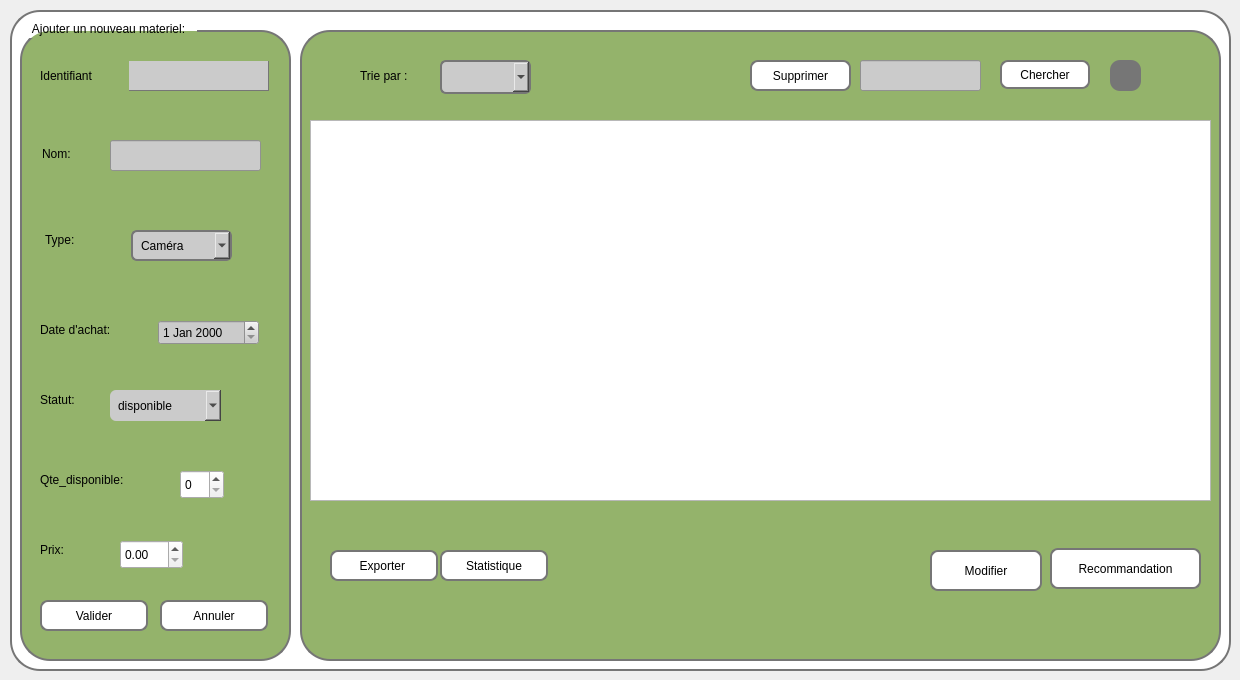
          <widget class="QWidget" name="tab_7">
           <attribute name="title">
            <string>Accueil</string>
           </attribute>
           <widget class="QGroupBox" name="groupBox_16">
            <property name="geometry">
             <rect>
              <x>10</x>
              <y>0</y>
              <width>1221</width>
              <height>671</height>
             </rect>
            </property>
            <property name="styleSheet">
             <string notr="true">QGroupBox {  /* new soft pink background */ border: 2px solid #bd22ff; /* purple border */ border-radius: 30px; margin-top: 10px; padding: 10px; border-color: rgb(118, 118, 118);
	background-color: rgb(255, 255, 255);
 } QGroupBox::title { subcontrol-origin: margin; subcontrol-position: top left; padding: 2px 10px; color: #bd22ff; /* purple title text */ font-weight: bold; }
</string>
            </property>
            <property name="title">
             <string/>
            </property>
            <widget class="QGroupBox" name="groupBox_17">
             <property name="geometry">
              <rect>
               <x>290</x>
               <y>20</y>
               <width>921</width>
               <height>641</height>
              </rect>
             </property>
             <property name="styleSheet">
              <string notr="true">QGroupBox {background-color: rgb(148, 179, 107);  /* new soft pink background */  border-color: rgb(118, 118, 118);; /* purple border */ border-radius: 30px; margin-top: 10px; padding: 10px; } QGroupBox::title { subcontrol-origin: margin; subcontrol-position: top left; padding: 2px 10px; color: #bd22ff; /* purple title text */ font-weight: bold; }


</string>
             </property>
             <property name="title">
              <string/>
             </property>
             <widget class="QPushButton" name="pushButton_exporter">
              <property name="geometry">
               <rect>
                <x>30</x>
                <y>530</y>
                <width>108</width>
                <height>31</height>
               </rect>
              </property>
              <property name="styleSheet">
               <string notr="true">QPushButton { background-color: rgb(255, 255, 255); /* button background */ color: black; /* text color */ border: 2px solid ; border-color: rgb(118, 118, 118); /* black border */ border-radius: 8px; padding: 6px 12px; } QPushButton:hover { background-color: #ffaaff; /* hover color */ }</string>
              </property>
              <property name="text">
               <string>Exporter </string>
              </property>
              <property name="icon">
               <iconset theme="QIcon::ThemeIcon::DocumentSaveAs"/>
              </property>
              <property name="iconSize">
               <size>
                <width>30</width>
                <height>30</height>
               </size>
              </property>
              <property name="checkable">
               <bool>false</bool>
              </property>
             </widget>
             <widget class="QLineEdit" name="lineEdit_Supprimer">
              <property name="geometry">
               <rect>
                <x>560</x>
                <y>40</y>
                <width>121</width>
                <height>31</height>
               </rect>
              </property>
              <property name="styleSheet">
               <string notr="true">border-top-color:  rgb(148, 179, 107); 
border-right-color:rgb(118, 118, 118);
border-left-color: rgb(148, 179, 107); 
background-color:  rgb(203, 203, 203);

border-bottom-color:rgb(118, 118, 118);
color: #A0A0A0; /* Gris clair */
    font-style: italic;
    font-size: 9pt;</string>
              </property>
              <property name="text">
               <string/>
              </property>
             </widget>
             <widget class="QPushButton" name="pushButton_supprimer">
              <property name="geometry">
               <rect>
                <x>450</x>
                <y>40</y>
                <width>101</width>
                <height>31</height>
               </rect>
              </property>
              <property name="styleSheet">
               <string notr="true">QPushButton { /* button background */ color: black; /* text color */ border: 2px solid; border-color: rgb(118, 118, 118); font-family: &quot;Nunito&quot;;
	background-color: rgb(255, 255, 255);
font: 9pt &quot;Nunito&quot;;
 /* black border */ border-radius: 8px; padding: 6px 12px; } </string>
              </property>
              <property name="text">
               <string>Supprimer</string>
              </property>
             </widget>
             <widget class="QPushButton" name="pushButton_statistique">
              <property name="geometry">
               <rect>
                <x>140</x>
                <y>530</y>
                <width>108</width>
                <height>31</height>
               </rect>
              </property>
              <property name="styleSheet">
               <string notr="true">QPushButton { background-color: rgb(255, 255, 255); /* button background */ color: black; /* text color */ border: 2px solid; border-color: rgb(118, 118, 118); font-family: &quot;Nunito&quot;;
font: 9pt &quot;Nunito&quot;;
 /* black border */ border-radius: 8px; padding: 6px 12px; } QPushButton:hover { background-color: #ffaaff; /* hover color */
font-family: &quot;Roboto&quot; }</string>
              </property>
              <property name="text">
               <string>Statistique</string>
              </property>
             </widget>
             <widget class="QLabel" name="label_30">
              <property name="geometry">
               <rect>
                <x>60</x>
                <y>40</y>
                <width>71</width>
                <height>31</height>
               </rect>
              </property>
              <property name="styleSheet">
               <string notr="true">font-family: &quot;Nunito&quot;;
font: 9pt &quot;Nunito&quot;;


background-color:  rgb(148, 179, 107); 


color:black;
</string>
              </property>
              <property name="text">
               <string>Trie par :</string>
              </property>
             </widget>
             <widget class="QComboBox" name="comboBox_Tri">
              <property name="geometry">
               <rect>
                <x>140</x>
                <y>40</y>
                <width>91</width>
                <height>34</height>
               </rect>
              </property>
              <property name="styleSheet">
               <string notr="true">QComboBox {background-color: rgb(203, 203, 203); /* background same as button */ color: black; /* text color */ border: 2px solid; border-color: rgb(118, 118, 118); /* black border */ border-radius: 6px; padding: 4px 8px; font-family: &quot;Nunito&quot;;
font: 9pt &quot;Nunito&quot;; } /* Dropdown list */ QComboBox  QAbstractItemView { background-color: white; /* dropdown background */ selection-background-color: #55aaff; selection-color: black; border: 1px solid black; }
</string>
              </property>
              <property name="currentText">
               <string/>
              </property>
              <item>
               <property name="text">
                <string/>
               </property>
              </item>
              <item>
               <property name="text">
                <string>Décroissant</string>
               </property>
              </item>
              <item>
               <property name="text">
                <string>Croissant</string>
               </property>
              </item>
             </widget>
             <widget class="QPushButton" name="pushButton_modifier">
              <property name="geometry">
               <rect>
                <x>630</x>
                <y>530</y>
                <width>112</width>
                <height>41</height>
               </rect>
              </property>
              <property name="styleSheet">
               <string notr="true">QPushButton { /* button background */ color: black; /* text color */ border: 2px solid; border-color: rgb(118, 118, 118); font-family: &quot;Nunito&quot;;
	background-color: rgb(255, 255, 255);
font: 9pt &quot;Nunito&quot;;
 /* black border */ border-radius: 8px; padding: 6px 12px; } </string>
              </property>
              <property name="text">
               <string>Modifier</string>
              </property>
             </widget>
             <widget class="QPushButton" name="bouton_recommand">
              <property name="geometry">
               <rect>
                <x>750</x>
                <y>528</y>
                <width>151</width>
                <height>41</height>
               </rect>
              </property>
              <property name="styleSheet">
               <string notr="true">QPushButton { /* button background */ color: black; /* text color */ border: 2px solid; border-color: rgb(118, 118, 118); font-family: &quot;Nunito&quot;;
	background-color: rgb(255, 255, 255);
font: 9pt &quot;Nunito&quot;;
 /* black border */ border-radius: 8px; padding: 6px 12px; } </string>
              </property>
              <property name="text">
               <string>Recommandation</string>
              </property>
             </widget>
             <widget class="QTableView" name="tableView_materiel">
              <property name="geometry">
               <rect>
                <x>10</x>
                <y>100</y>
                <width>901</width>
                <height>381</height>
               </rect>
              </property>
             </widget>
             <widget class="QPushButton" name="pushButton_recherche">
              <property name="geometry">
               <rect>
                <x>700</x>
                <y>40</y>
                <width>90</width>
                <height>29</height>
               </rect>
              </property>
              <property name="styleSheet">
               <string notr="true">QPushButton { /* button background */ color: black; /* text color */ border: 2px solid; border-color: rgb(118, 118, 118); font-family: &quot;Nunito&quot;;
	background-color: rgb(255, 255, 255);
font: 9pt &quot;Nunito&quot;;
 /* black border */ border-radius: 8px; padding: 6px 12px; } </string>
              </property>
              <property name="text">
               <string>Chercher</string>
              </property>
             </widget>
             <widget class="QPushButton" name="pushButton_ref_liste">
              <property name="geometry">
               <rect>
                <x>810</x>
                <y>40</y>
                <width>31</width>
                <height>31</height>
               </rect>
              </property>
              <property name="styleSheet">
               <string notr="true">QPushButton {
    background-color: rgb(118, 118, 118);;     /* Vert clair */
    border: none;                  /* Pas de bordure */
    border-radius: 10px;           /* Moitié de la taille pour un cercle */
    width: 20px;                   /* Petit bouton */
    height: 20px;
    padding: 0px;
}

QPushButton:hover {
    background-color: #58d68d;     /* Vert un peu plus clair au survol */
}

QPushButton:pressed {
    background-color: #27ae60;     /* Vert foncé quand pressé */
}
</string>
              </property>
              <property name="text">
               <string/>
              </property>
              <property name="icon">
               <iconset theme="QIcon::ThemeIcon::SystemReboot"/>
              </property>
             </widget>
            </widget>
            <widget class="QGroupBox" name="groupBox_18">
             <property name="geometry">
              <rect>
               <x>10</x>
               <y>20</y>
               <width>271</width>
               <height>641</height>
              </rect>
             </property>
             <property name="styleSheet">
              <string notr="true">QGroupBox { background-color: rgb(148, 179, 107);  /* new soft pink background */ border-color: rgb(118, 118, 118); /* purple border */ border-radius: 30px; margin-top: 10px; padding: 10px; font-family: &quot;Nunito&quot;;
font: 9pt &quot;Nunito&quot;; } QGroupBox::title { subcontrol-origin: margin; subcontrol-position: top left; padding: 2px 10px; color: black; /* purple title text */ font-weight: bold; font-family: &quot;Nunito&quot;;
font: 9pt &quot;Nunito&quot;; }
</string>
             </property>
             <property name="title">
              <string>Ajouter un nouveau materiel:</string>
             </property>
             <widget class="QLabel" name="label_31">
              <property name="geometry">
               <rect>
                <x>20</x>
                <y>46</y>
                <width>81</width>
                <height>20</height>
               </rect>
              </property>
              <property name="styleSheet">
               <string notr="true">font-family:  &quot;Nunito&quot;;

font:9pt &quot;Nunito&quot;;
border:0px;
background-color: rgb(148, 179, 107); 
color:black;</string>
              </property>
              <property name="text">
               <string>Identifiant</string>
              </property>
             </widget>
             <widget class="QLineEdit" name="lineEdit_ID">
              <property name="geometry">
               <rect>
                <x>108</x>
                <y>40</y>
                <width>141</width>
                <height>31</height>
               </rect>
              </property>
              <property name="styleSheet">
               <string notr="true">/* 1. SÉLECTEUR GÉNÉRAL : Style par défaut et valide pour TOUS les QLineEdit */
QLineEdit {
    /* Vos propriétés d'origine, encapsulées pour être valides */
    border-top-color: rgb(148, 179, 107); 
    border-right-color: rgb(118, 118, 118);
    border-left-color: rgb(148, 179, 107); 
    border-bottom-color: rgb(118, 118, 118);
    background-color: rgb(203, 203, 203);
    
    /* Nécessaire pour que les propriétés de bordure ci-dessus fonctionnent correctement */
    border-style: solid; 
    border-width: 1px; 
    
    color: black;
    font-style: italic;
    font-size: 9pt;
}

/* 2. Règle pour l'état INVALIDE (Le trait rouge) */
/* Cette règle surcharge la règle ci-dessus quand l'état est invalide */
QLineEdit:invalid {
    background-color: #ffc9c9; /* Fond très légèrement rouge */
    border: 3px solid red;     /* Bordure épaisse et rouge pour marquer l'erreur */
    border-color: EC2300;         /* Assure que tous les bords deviennent rouges */
}</string>
              </property>
              <property name="text">
               <string/>
              </property>
             </widget>
             <widget class="QLabel" name="label_32">
              <property name="geometry">
               <rect>
                <x>22</x>
                <y>124</y>
                <width>51</width>
                <height>20</height>
               </rect>
              </property>
              <property name="styleSheet">
               <string notr="true">font-family: &quot;Nunito&quot;;
font: 9pt &quot;Nunito&quot;;
border:0px;
 background-color: rgb(148, 179, 107); 
color:black;</string>
              </property>
              <property name="text">
               <string>Nom:</string>
              </property>
             </widget>
             <widget class="QLineEdit" name="lineEdit_Nom">
              <property name="geometry">
               <rect>
                <x>90</x>
                <y>120</y>
                <width>151</width>
                <height>31</height>
               </rect>
              </property>
              <property name="styleSheet">
               <string notr="true">border-top-color:  rgb(148, 179, 107); 
border-right-color:rgb(118, 118, 118);
border-left-color: rgb(148, 179, 107); 
background-color:  rgb(203, 203, 203);

border-bottom-color:rgb(118, 118, 118);
color: #black
 /* Gris clair */
    font-style: italic;
    font-size: 9pt;
border-bottom-color: #bd22ff;</string>
              </property>
              <property name="text">
               <string/>
              </property>
             </widget>
             <widget class="QLabel" name="label_33">
              <property name="geometry">
               <rect>
                <x>25</x>
                <y>210</y>
                <width>35</width>
                <height>20</height>
               </rect>
              </property>
              <property name="styleSheet">
               <string notr="true">font-family: &quot;Segoe UI&quot;, Arial, sans-serif;
font: 9pt &quot;Segoe UI&quot;;
border:0px;
background-color: rgb(148, 179, 107); 
color:black;</string>
              </property>
              <property name="text">
               <string>Type:</string>
              </property>
             </widget>
             <widget class="QComboBox" name="comboBox_Type">
              <property name="geometry">
               <rect>
                <x>111</x>
                <y>210</y>
                <width>101</width>
                <height>31</height>
               </rect>
              </property>
              <property name="styleSheet">
               <string notr="true">QComboBox { background-color: rgb(203, 203, 203); /* background same as button */ color: black
; /* text color */ border: 2px solid; border-color: rgb(118, 118, 118);/* black border */ border-radius: 6px; padding: 4px 8px; } /* Dropdown list */ QComboBox QAbstractItemView { background-color: white; /* dropdown background */ selection-background-color: #55aaff; selection-color: black; border: 1px solid black; }</string>
              </property>
              <item>
               <property name="text">
                <string>Caméra</string>
               </property>
              </item>
              <item>
               <property name="text">
                <string>Ordinateur</string>
               </property>
              </item>
              <item>
               <property name="text">
                <string>Microphones</string>
               </property>
              </item>
              <item>
               <property name="text">
                <string>Éclairage</string>
               </property>
              </item>
              <item>
               <property name="text">
                <string>Audio</string>
               </property>
              </item>
             </widget>
             <widget class="QLabel" name="label_34">
              <property name="geometry">
               <rect>
                <x>20</x>
                <y>300</y>
                <width>104</width>
                <height>20</height>
               </rect>
              </property>
              <property name="styleSheet">
               <string notr="true">font-family: &quot;Segoe UI&quot;, Arial, sans-serif;
font: 9pt &quot;Segoe UI&quot;;
border:0px;
 background-color: rgb(148, 179, 107); 
color:black;</string>
              </property>
              <property name="text">
               <string>Date d'achat:</string>
              </property>
             </widget>
             <widget class="QLabel" name="label_35">
              <property name="geometry">
               <rect>
                <x>20</x>
                <y>370</y>
                <width>53</width>
                <height>20</height>
               </rect>
              </property>
              <property name="styleSheet">
               <string notr="true">font-family: &quot;Segoe UI&quot;, Arial, sans-serif;
border:0px;
font: 9pt &quot;Segoe UI&quot;;
 background-color: rgb(148, 179, 107); 
color:black;</string>
              </property>
              <property name="text">
               <string>Statut:</string>
              </property>
             </widget>
             <widget class="QComboBox" name="comboBox_Statut">
              <property name="geometry">
               <rect>
                <x>90</x>
                <y>370</y>
                <width>111</width>
                <height>31</height>
               </rect>
              </property>
              <property name="styleSheet">
               <string notr="true">QComboBox { background-color: rgb(203, 203, 203); /* background same as button */ color: black; /* text color */ border: 2px ; border-color: rgb(118, 118, 118); /* black border */ border-radius: 6px; padding: 4px 8px; } /* Dropdown list */ QComboBox QAbstractItemView { background-color: white; /* dropdown background */ selection-background-color: #55aaff; selection-color: black; border: 1px solid; border-color: rgb(118, 118, 118); }</string>
              </property>
              <item>
               <property name="text">
                <string>disponible</string>
               </property>
              </item>
              <item>
               <property name="text">
                <string>Reservé</string>
               </property>
              </item>
              <item>
               <property name="text">
                <string>en panne</string>
               </property>
              </item>
             </widget>
             <widget class="QLabel" name="label_36">
              <property name="geometry">
               <rect>
                <x>20</x>
                <y>450</y>
                <width>111</width>
                <height>20</height>
               </rect>
              </property>
              <property name="styleSheet">
               <string notr="true">font-family: &quot;Segoe UI&quot;, Arial, sans-serif;
font: 9pt &quot;Segoe UI&quot;;
border:0px;
background-color: rgb(148, 179, 107); 
color:black;</string>
              </property>
              <property name="text">
               <string>Qte_disponible:</string>
              </property>
             </widget>
             <widget class="QLabel" name="label_37">
              <property name="geometry">
               <rect>
                <x>20</x>
                <y>520</y>
                <width>33</width>
                <height>20</height>
               </rect>
              </property>
              <property name="styleSheet">
               <string notr="true">font-family: &quot;Segoe UI&quot;, Arial, sans-serif;
font: 9pt &quot;Segoe UI&quot;;
border:0px;
background-color: rgb(148, 179, 107); 
color:black;</string>
              </property>
              <property name="text">
               <string>Prix:</string>
              </property>
             </widget>
             <widget class="QPushButton" name="pushButton_ajouter">
              <property name="geometry">
               <rect>
                <x>20</x>
                <y>580</y>
                <width>108</width>
                <height>31</height>
               </rect>
              </property>
              <property name="styleSheet">
               <string notr="true">QPushButton { /* button background */ color: black; /* text color */ border: 2px solid; border-color: rgb(118, 118, 118); font-family: &quot;Nunito&quot;;
	background-color: rgb(255, 255, 255);
font: 9pt &quot;Nunito&quot;;
 /* black border */ border-radius: 8px; padding: 6px 12px; } </string>
              </property>
              <property name="text">
               <string>Valider</string>
              </property>
             </widget>
             <widget class="QDateEdit" name="dateEdit_Achat">
              <property name="geometry">
               <rect>
                <x>138</x>
                <y>300</y>
                <width>101</width>
                <height>25</height>
               </rect>
              </property>
              <property name="styleSheet">
               <string notr="true">font: 9pt &quot;Segoe UI&quot;;
border-bottom-color: #bd22ff;
background-color: rgb(203, 203, 203);</string>
              </property>
             </widget>
             <widget class="QPushButton" name="pushButton_annuler">
              <property name="geometry">
               <rect>
                <x>140</x>
                <y>580</y>
                <width>108</width>
                <height>31</height>
               </rect>
              </property>
              <property name="styleSheet">
               <string notr="true">QPushButton { border-color: rgb(118, 118, 118); /* button background */ color: black; /* text color */ border: 2px solid ;border-color: rgb(118, 118, 118); font-family: &quot;Nunito&quot;;
font: 9pt &quot;Nunito&quot;; /* black border */ border-radius: 8px; padding: 6px 12px; background-color: rgb(255, 255, 255); } QPushButton:hover { background-color: #ffaaff; /* hover color */ }
</string>
              </property>
              <property name="text">
               <string>Annuler</string>
              </property>
             </widget>
             <widget class="QSpinBox" name="spinBox_Quantite">
              <property name="geometry">
               <rect>
                <x>160</x>
                <y>450</y>
                <width>44</width>
                <height>29</height>
               </rect>
              </property>
             </widget>
             <widget class="QDoubleSpinBox" name="doubleSpinBox_Prix">
              <property name="geometry">
               <rect>
                <x>100</x>
                <y>520</y>
                <width>63</width>
                <height>29</height>
               </rect>
              </property>
             </widget>
            </widget>
           </widget>
          </widget>
